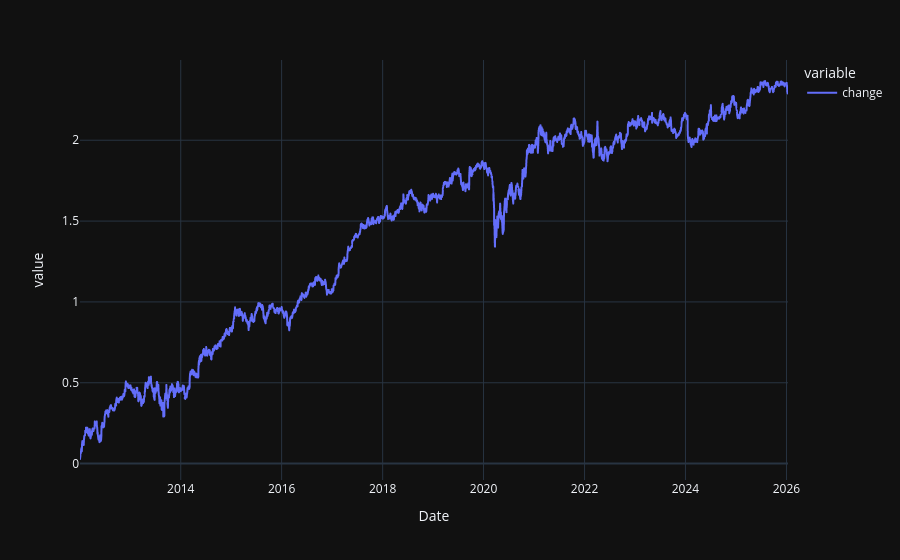

The code cell stored with this chart in its notebook:
### Code cell
test['change'].plot()

### Figure 1 — Plotly figure (JSON) as saved in the notebook; plotly's stock layout.template omitted (floating-point values rounded to 4 significant figures; data arrays with more than 128 entries replaced by an {"elided": "..."} marker saying what was removed)
{"data": [{"hovertemplate": "variable=change<br>Date=%{x}<br>value=%{y}<extra></extra>", "legendgroup": "change", "line": {"color": "#636efa", "dash": "solid"}, "marker": {"symbol": "circle"}, "mode": "lines", "name": "change", "showlegend": true, "x": {"elided": "3462 str values"}, "xaxis": "x", "y": {"elided": "3462 float values"}, "yaxis": "y", "type": "scattergl"}], "layout": {"xaxis": {"anchor": "y", "domain": [0.0, 1.0], "title": {"text": "Date"}}, "yaxis": {"anchor": "x", "domain": [0.0, 1.0], "title": {"text": "value"}}, "legend": {"title": {"text": "variable"}, "tracegroupgap": 0}, "margin": {"t": 60}}}
